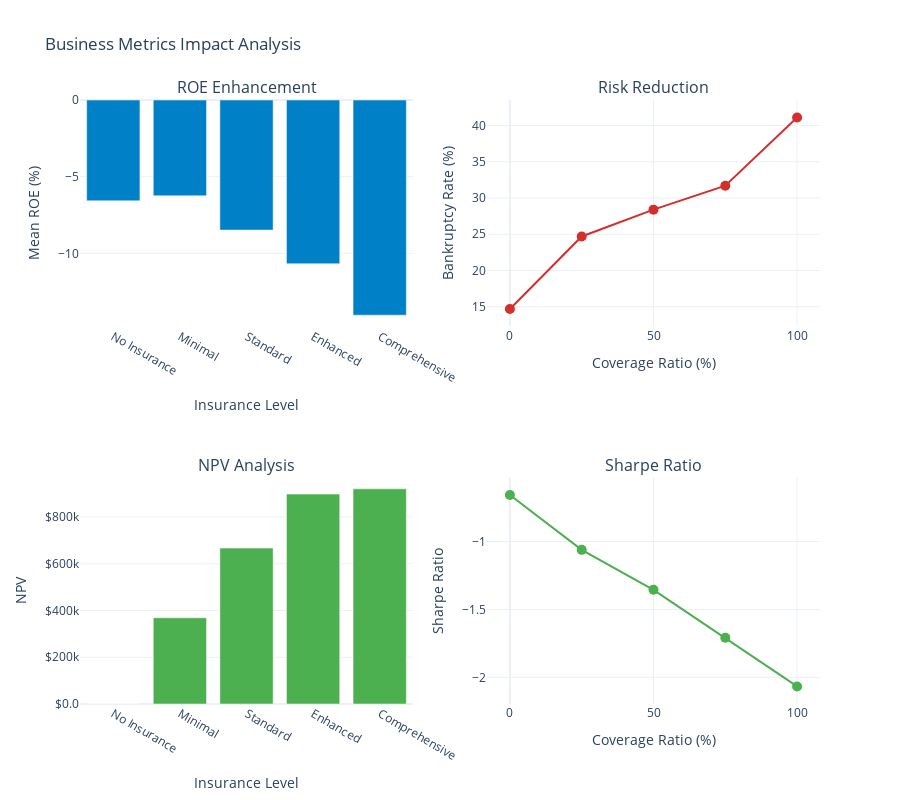

Write notebook code for a chart like this one.
### Markdown cell above
## 3. Business Metrics Impact

### Code cell
def analyze_business_metrics():
    """Analyze impact on key business metrics."""
    
    # Setup base scenario
    manufacturer_config = ManufacturerConfig(
        initial_assets=10_000_000,
        asset_turnover_ratio=0.5,
        operating_margin=0.08,
        tax_rate=0.25,
        retention_ratio=0.8
    )
    
    loss_generator = ManufacturingLossGenerator(
        attritional_params={'base_frequency': 5.0, 'severity_mean': 50_000, 'severity_cv': 0.8},
        large_params={'base_frequency': 0.5, 'severity_mean': 2_000_000, 'severity_cv': 1.2},
        catastrophic_params={'base_frequency': 0.02, 'severity_xm': 10_000_000, 'severity_alpha': 2.5},
        seed=42
    )
    
    # Test different insurance levels
    insurance_levels = [
        {'name': 'No Insurance', 'coverage_ratio': 0},
        {'name': 'Minimal', 'coverage_ratio': 0.25},
        {'name': 'Standard', 'coverage_ratio': 0.5},
        {'name': 'Enhanced', 'coverage_ratio': 0.75},
        {'name': 'Comprehensive', 'coverage_ratio': 1.0}
    ]
    
    results = []
    
    for level in insurance_levels:
        print(f"\nAnalyzing {level['name']} insurance...")
        
        # Create insurance program based on coverage ratio
        if level['coverage_ratio'] > 0:
            total_limit = 50_000_000 * level['coverage_ratio']
            layers = [
                EnhancedInsuranceLayer(0, total_limit * 0.3, 0.02),
                EnhancedInsuranceLayer(total_limit * 0.3, total_limit * 0.7, 0.008)
            ]
            insurance_program = InsuranceProgram(layers)
            annual_premium = insurance_program.calculate_annual_premium()
        else:
            # Create empty insurance program for no insurance case
            insurance_program = InsuranceProgram([])
            annual_premium = 0
        
        # Run simulation
        manufacturer = WidgetManufacturer(manufacturer_config)
        
        # Calculate metrics over 10 year horizon
        n_simulations = 1000
        metrics = {
            'roe': [],
            'revenue_growth': [],
            'asset_growth': [],
            'bankruptcy_events': 0,
            'annual_losses': []
        }
        
        for _ in range(n_simulations):
            mfg = WidgetManufacturer(manufacturer_config)
            # Use the correct attributes directly
            initial_equity = mfg.equity
            initial_assets = mfg.assets
            
            for year in range(10):
                # Generate losses
                events, stats = loss_generator.generate_losses(
                    duration=1.0,
                    revenue=mfg.calculate_revenue()
                )
                
                total_loss = stats['total_amount']
                metrics['annual_losses'].append(total_loss)
                
                # Apply insurance
                recovery_details = insurance_program.process_claim(total_loss)
                insurance_recovery = recovery_details['insurance_recovery']
                net_loss = total_loss - insurance_recovery
                
                # Process insurance claims and losses
                if net_loss > 0:
                    mfg.process_insurance_claim(net_loss)
                
                # Execute one time step with insurance premium as additional cost
                step_metrics = mfg.step(
                    working_capital_pct=0.2,
                    growth_rate=0.0
                )
                
                # Deduct insurance premium from equity (as an expense)
                if annual_premium > 0:
                    mfg.equity -= annual_premium
                    mfg.assets -= annual_premium
                
                if mfg.equity <= 0:
                    metrics['bankruptcy_events'] += 1
                    break
            
            final_equity = mfg.equity
            final_assets = mfg.assets
            
            if final_equity > 0:
                annual_roe = (final_equity / initial_equity) ** (1/10) - 1
                annual_asset_growth = (final_assets / initial_assets) ** (1/10) - 1
                metrics['roe'].append(annual_roe)
                metrics['asset_growth'].append(annual_asset_growth)
        
        # Calculate NPV and IRR
        discount_rate = 0.10
        cash_flows = [-annual_premium] * 10  # Premium outflows
        expected_recovery = np.mean(metrics['annual_losses']) * level['coverage_ratio'] * 0.8 if metrics['annual_losses'] else 0
        cash_flows = [cf + expected_recovery for cf in cash_flows]
        
        npv = sum(cf / (1 + discount_rate) ** (i + 1) for i, cf in enumerate(cash_flows))
        
        results.append({
            'insurance_level': level['name'],
            'coverage_ratio': level['coverage_ratio'],
            'annual_premium': annual_premium,
            'mean_roe': np.mean(metrics['roe']) if metrics['roe'] else 0,
            'std_roe': np.std(metrics['roe']) if metrics['roe'] else 0,
            'mean_asset_growth': np.mean(metrics['asset_growth']) if metrics['asset_growth'] else 0,
            'bankruptcy_rate': metrics['bankruptcy_events'] / n_simulations,
            'npv': npv,
            'sharpe_ratio': (np.mean(metrics['roe']) / np.std(metrics['roe'])) if metrics['roe'] and np.std(metrics['roe']) > 0 else 0
        })
    
    results_df = pd.DataFrame(results)
    
    # Create visualization
    fig = make_subplots(
        rows=2, cols=2,
        subplot_titles=(
            'ROE Enhancement',
            'Risk Reduction',
            'NPV Analysis',
            'Sharpe Ratio'
        )
    )
    
    # ROE Enhancement
    fig.add_trace(
        go.Bar(
            x=results_df['insurance_level'],
            y=results_df['mean_roe'] * 100,
            marker_color=WSJ_COLORS['blue'],
            name='Mean ROE'
        ),
        row=1, col=1
    )
    
    # Risk Reduction
    fig.add_trace(
        go.Scatter(
            x=results_df['coverage_ratio'] * 100,
            y=results_df['bankruptcy_rate'] * 100,
            mode='lines+markers',
            marker=dict(size=10, color=WSJ_COLORS['red']),
            line=dict(color=WSJ_COLORS['red'], width=2),
            name='Bankruptcy Rate'
        ),
        row=1, col=2
    )
    
    # NPV Analysis
    fig.add_trace(
        go.Bar(
            x=results_df['insurance_level'],
            y=results_df['npv'],
            marker_color=np.where(results_df['npv'] > 0, WSJ_COLORS['green'], WSJ_COLORS['red']),
            name='NPV'
        ),
        row=2, col=1
    )
    
    # Sharpe Ratio
    fig.add_trace(
        go.Scatter(
            x=results_df['coverage_ratio'] * 100,
            y=results_df['sharpe_ratio'],
            mode='lines+markers',
            marker=dict(size=10, color=WSJ_COLORS['green']),
            line=dict(color=WSJ_COLORS['green'], width=2),
            name='Sharpe Ratio'
        ),
        row=2, col=2
    )
    
    # Update layout
    fig.update_layout(
        height=800,
        showlegend=False,
        title_text="Business Metrics Impact Analysis",
        template='plotly_white'
    )
    
    fig.update_xaxes(title_text="Insurance Level", row=1, col=1)
    fig.update_xaxes(title_text="Coverage Ratio (%)", row=1, col=2)
    fig.update_xaxes(title_text="Insurance Level", row=2, col=1)
    fig.update_xaxes(title_text="Coverage Ratio (%)", row=2, col=2)
    
    fig.update_yaxes(title_text="Mean ROE (%)", row=1, col=1)
    fig.update_yaxes(title_text="Bankruptcy Rate (%)", row=1, col=2)
    fig.update_yaxes(title_text="NPV", row=2, col=1, tickformat='$.2s')
    fig.update_yaxes(title_text="Sharpe Ratio", row=2, col=2)
    
    fig.show()
    
    # Print summary
    print("\nBusiness Metrics Summary:")
    print("="*70)
    print(results_df.to_string(index=False))
    
    # Calculate ROE improvement
    base_roe = results_df[results_df['insurance_level'] == 'No Insurance']['mean_roe'].values[0]
    optimal_roe = results_df['mean_roe'].max()
    roe_improvement = ((optimal_roe - base_roe) / abs(base_roe)) * 100
    
    print(f"\nMaximum ROE improvement: {roe_improvement:.1f}%")
    print(f"Optimal insurance level: {results_df.loc[results_df['mean_roe'].idxmax(), 'insurance_level']}")

# Run business metrics analysis
analyze_business_metrics()

### Figure 1 — Plotly figure (JSON) as saved in the notebook; plotly's stock layout.template omitted (floating-point values rounded to 4 significant figures)
{"data": [{"marker": {"color": "#0080C7"}, "name": "Mean ROE", "type": "bar", "x": ["No Insurance", "Minimal", "Standard", "Enhanced", "Comprehensive"], "xaxis": "x", "y": [-6.576, -6.247, -8.483, -10.68, -14.03], "yaxis": "y"}, {"line": {"color": "#D32F2F", "width": 2}, "marker": {"color": "#D32F2F", "size": 10}, "mode": "lines+markers", "name": "Bankruptcy Rate", "type": "scatter", "x": [0.0, 25.0, 50.0, 75.0, 100.0], "xaxis": "x2", "y": [14.7, 24.7, 28.4, 31.7, 41.1], "yaxis": "y2"}, {"marker": {"color": ["#D32F2F", "#4CAF50", "#4CAF50", "#4CAF50", "#4CAF50"]}, "name": "NPV", "type": "bar", "x": ["No Insurance", "Minimal", "Standard", "Enhanced", "Comprehensive"], "xaxis": "x3", "y": [0.0, 369100.0, 667300.0, 898200.0, 920900.0], "yaxis": "y3"}, {"line": {"color": "#4CAF50", "width": 2}, "marker": {"color": "#4CAF50", "size": 10}, "mode": "lines+markers", "name": "Sharpe Ratio", "type": "scatter", "x": [0.0, 25.0, 50.0, 75.0, 100.0], "xaxis": "x4", "y": [-0.6582, -1.061, -1.356, -1.708, -2.067], "yaxis": "y4"}], "layout": {"annotations": [{"font": {"size": 16}, "showarrow": false, "text": "ROE Enhancement", "x": 0.225, "xanchor": "center", "xref": "paper", "y": 1, "yanchor": "bottom", "yref": "paper"}, {"font": {"size": 16}, "showarrow": false, "text": "Risk Reduction", "x": 0.775, "xanchor": "center", "xref": "paper", "y": 1, "yanchor": "bottom", "yref": "paper"}, {"font": {"size": 16}, "showarrow": false, "text": "NPV Analysis", "x": 0.225, "xanchor": "center", "xref": "paper", "y": 0.375, "yanchor": "bottom", "yref": "paper"}, {"font": {"size": 16}, "showarrow": false, "text": "Sharpe Ratio", "x": 0.775, "xanchor": "center", "xref": "paper", "y": 0.375, "yanchor": "bottom", "yref": "paper"}], "height": 800, "showlegend": false, "title": {"text": "Business Metrics Impact Analysis"}, "xaxis": {"anchor": "y", "domain": [0, 0.45], "title": {"text": "Insurance Level"}}, "xaxis2": {"anchor": "y2", "domain": [0.55, 1], "title": {"text": "Coverage Ratio (%)"}}, "xaxis3": {"anchor": "y3", "domain": [0, 0.45], "title": {"text": "Insurance Level"}}, "xaxis4": {"anchor": "y4", "domain": [0.55, 1], "title": {"text": "Coverage Ratio (%)"}}, "yaxis": {"anchor": "x", "domain": [0.625, 1], "title": {"text": "Mean ROE (%)"}}, "yaxis2": {"anchor": "x2", "domain": [0.625, 1], "title": {"text": "Bankruptcy Rate (%)"}}, "yaxis3": {"anchor": "x3", "domain": [0, 0.375], "tickformat": "$.2s", "title": {"text": "NPV"}}, "yaxis4": {"anchor": "x4", "domain": [0, 0.375], "title": {"text": "Sharpe Ratio"}}}}
